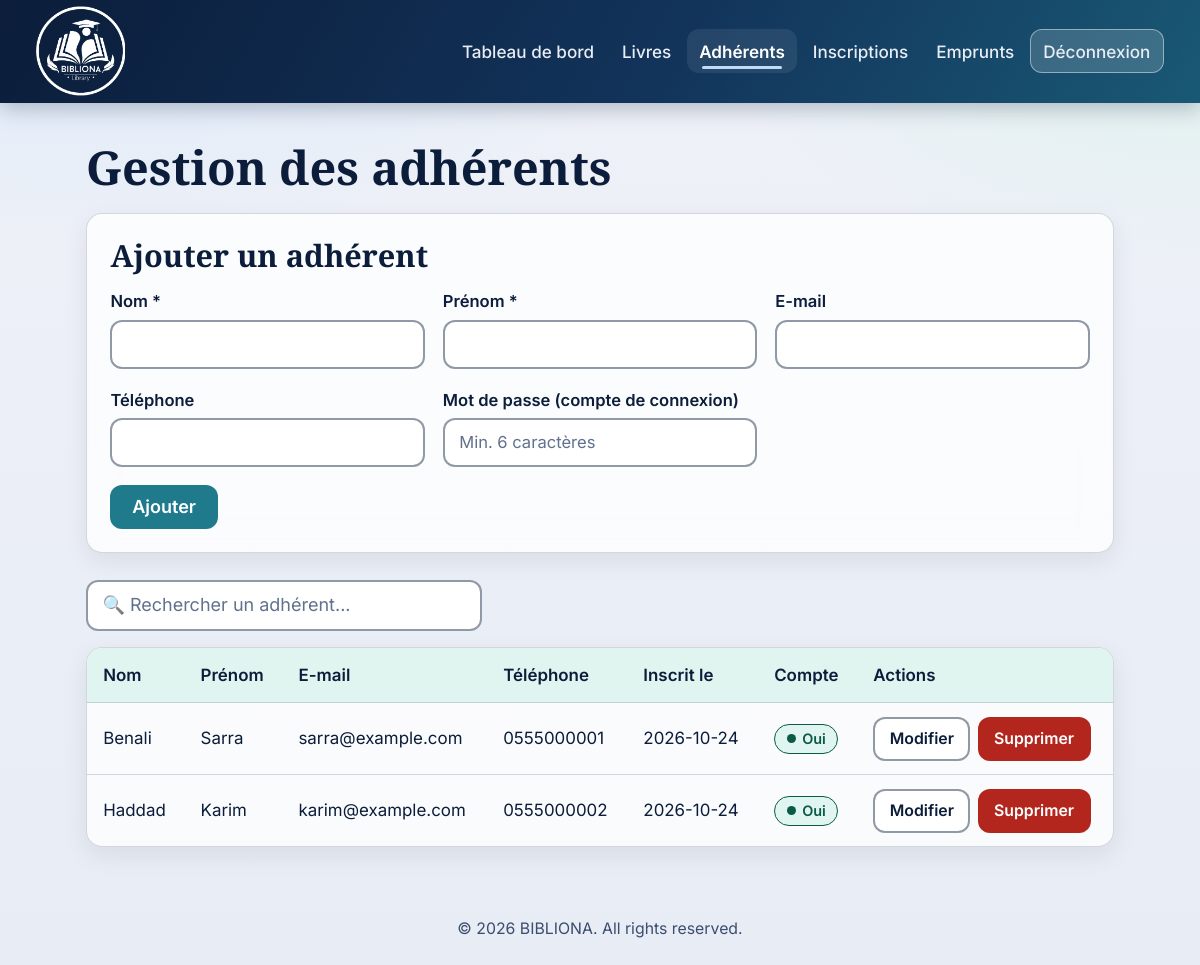
Screenshot of /adherents.php (signed in) with the database file from the repository.
### tables this page shows
CREATE TABLE IF NOT EXISTS adherents (
  id INT AUTO_INCREMENT PRIMARY KEY,
  nom VARCHAR(100) NOT NULL,
  prenom VARCHAR(100) NOT NULL,
  email VARCHAR(150) DEFAULT NULL,
  telephone VARCHAR(30) DEFAULT NULL,
  date_inscription DATE NOT NULL
);

### config.php (called while the page is built, shortened)
<?php
function e($s) { return htmlspecialchars((string)$s, ENT_QUOTES, 'UTF-8'); }

### adherents.php (the view, shortened to what this page needs)
<?php
require 'includes/header.php';
$edit = null;
$adherents = $pdo->query(
    'SELECT a.*, (SELECT COUNT(*) FROM users u WHERE u.adherent_id = a.id) AS has_account
     FROM adherents a ORDER BY a.nom, a.prenom'
)->fetchAll();
?>
<h1>Gestion des adhérents</h1>
<form method="post" class="form">
  <h2><?= $edit ? 'Modifier l\'adhérent' : 'Ajouter un adhérent' ?></h2>
  <div class="grid">
    <label>Nom *<input name="nom" required value="<?= e($edit['nom'] ?? '') ?>"></label>
    <label>Prénom *<input name="prenom" required value="<?= e($edit['prenom'] ?? '') ?>"></label>
    <label>E-mail<input type="email" name="email" value="<?= e($edit['email'] ?? '') ?>"></label>
    <label>Téléphone<input name="telephone" value="<?= e($edit['telephone'] ?? '') ?>"></label>
    <label>Mot de passe (compte de connexion)
      <input type="password" name="mot_de_passe" minlength="6" autocomplete="new-password"
             placeholder="<?= $edit ? 'Laisser vide pour ne pas changer' : 'Min. 6 caractères' ?>">
    </label>
  </div>
  <button class="btn" type="submit"><?= $edit ? 'Enregistrer' : 'Ajouter' ?></button>
</form>
<input type="search" id="search" class="search" placeholder="🔍 Rechercher un adhérent..." data-table="tbl">
<table id="tbl">
  <thead><tr><th>Nom</th><th>Prénom</th><th>E-mail</th><th>Téléphone</th><th>Inscrit le</th><th>Compte</th><th>Actions</th></tr></thead>
  <tbody>
  <?php foreach ($adherents as $a): ?>
    <tr>
      <td><?= e($a['nom']) ?></td>
      <td><?= e($a['prenom']) ?></td>
      <td><?= e($a['email']) ?></td>
      <td><?= e($a['telephone']) ?></td>
      <td><?= e($a['date_inscription']) ?></td>
      <td><span class="badge <?= $a['has_account'] ? 'ok' : 'late' ?>"><?= $a['has_account'] ? 'Oui' : 'Non' ?></span></td>
      <td class="actions">
        <a class="btn small light" href="adherents.php?edit=<?= $a['id'] ?>">Modifier</a>
        <form method="post" class="inline" data-confirm="Supprimer cet adhérent ?">
          <button class="btn small danger">Supprimer</button>
        </form>
      </td>
    </tr>
  <?php endforeach; ?>
  </tbody>
</table>
<?php require 'includes/footer.php'; ?>

### css/style.css (style rules this page uses)
:root { --navy: #0B1D3A; --teal: #1F7A8C; --slate: #4A6FA5; --ice: #BFDBF7; --mint: #E1F5F0; --lavender: #E8ECF4; --bg: #E8ECF4; --bg-grad: radial-gradient(1100px 560px at 8% -10%, #d6e8fb 0%, transparent 60%), radial-gradient(900px 480px at 100% 0%, #dff3ee 0%, transparent 55%), linear-gradient(180deg, #eef1f8 0%, #E8ECF4 100%); --surface: rgba(255, 255, 255, .78); --surface-solid: #ffffff; --surface-alt: #E1F5F0; --text: #0B1D3A; --text-muted: #3A4E6F; --primary: #1F7A8C; --primary-dark: #17606F; --on-primary: #ffffff; --link: #17606F; --blue: #4A6FA5; --danger: #B3261E; --border: rgba(11, 29, 58, .16); --border-strong: rgba(11, 29, 58, .45); --focus: #0B1D3A; --ok-bg: #E1F5F0; --ok-fg: #0A5A44; --run-bg: #DCE8F8; --run-fg: #1B3F73; --late-bg: #FBE3E1; --late-fg: #8A1F18; --th-bg: #E1F5F0; --shadow: 0 8px 24px rgba(11, 29, 58, .08); --shadow-lg: 0 18px 40px rgba(11, 29, 58, .18); --font-head: "Playfair Display", "Lora", Georgia, serif; --font-body: "Inter", "Nunito", system-ui, -apple-system, "Segoe UI", sans-serif; --r-md: 12px; --r-lg: 16px; --target: 44px; }
* { box-sizing: border-box; }
html { font-size: clamp(1rem, .94rem + .3vw, 1.125rem); -webkit-text-size-adjust: 100%; }
body { margin: 0; font-family: var(--font-body); line-height: 1.6; color: var(--text); background: var(--bg); background-image: var(--bg-grad); background-attachment: fixed; overflow-x: hidden; }
h1, h2, h3 { font-family: var(--font-head); line-height: 1.2; color: var(--text); }
h1 { font-size: clamp(1.8rem, 1.3rem + 2.2vw, 2.6rem); margin: 0 0 1rem; }
h2 { font-size: clamp(1.3rem, 1.1rem + 1vw, 1.7rem); margin: 1.6rem 0 .8rem; }
a { color: var(--link); text-underline-offset: 3px; }
.form { padding: 1.3rem; margin-bottom: 1.5rem; border-radius: var(--r-lg); background: var(--surface); border: 1px solid var(--border); box-shadow: var(--shadow); -webkit-backdrop-filter: blur(14px) saturate(1.2); backdrop-filter: blur(14px) saturate(1.2); }
.form h2 { margin-top: 0; }
.grid { display: grid; grid-template-columns: repeat(auto-fit, minmax(13rem, 1fr)); gap: 1rem; margin-bottom: 1rem; }
label { display: flex; flex-direction: column; gap: .3rem; font-size: .92rem; font-weight: 600; }
input, select { min-height: var(--target); padding: .5rem .8rem; border-radius: var(--r-md); border: 2px solid var(--border-strong); background: var(--surface-solid); color: var(--text); font: inherit; font-weight: 400; }
input::placeholder { color: var(--text-muted); opacity: .8; }
.btn { display: inline-flex; align-items: center; justify-content: center; gap: .4rem; min-height: var(--target); min-width: var(--target); padding: .5rem 1.1rem; background: var(--primary); color: var(--on-primary); border: 2px solid transparent; border-radius: var(--r-md); font: inherit; font-weight: 600; line-height: 1.2; text-decoration: none; cursor: pointer; }
.btn.light { background: var(--surface-solid); color: var(--text); border-color: var(--border-strong); }
.btn.danger { background: var(--danger); color: #fff; }
.btn.small { padding: .3rem .8rem; font-size: .88rem; }
.search { width: 100%; max-width: 22rem; margin-bottom: .9rem; }
table { width: 100%; border-collapse: separate; border-spacing: 0; overflow: hidden; background: var(--surface); border: 1px solid var(--border); border-radius: var(--r-lg); box-shadow: var(--shadow); }
th, td { padding: .75rem .9rem; text-align: left; border-bottom: 1px solid var(--border); font-size: .94rem; }
th { background: var(--th-bg); font-weight: 600; white-space: nowrap; }
tr:last-child td { border-bottom: 0; }
.actions { display: flex; gap: .4rem; flex-wrap: wrap; }
form.inline { display: inline; }
.badge { display: inline-flex; align-items: center; gap: .35rem; padding: .15rem .65rem; border-radius: 999px; font-size: .8rem; font-weight: 600; border: 1px solid transparent; }
.badge::before { content: ""; width: .5rem; height: .5rem; flex: none; }
.badge.ok { background: var(--ok-bg); color: var(--ok-fg); border-color: var(--ok-fg); }
.badge.ok::before { border-radius: 50%; background: currentColor; }
.small { font-size: .88rem; }

### rows the page displays
adherents: nom "Benali", prenom "Sarra", email "sarra@example.com", telephone "0555000001", date_inscription "2026-10-24"
adherents: nom "Haddad", prenom "Karim", email "karim@example.com", telephone "0555000002", date_inscription "2026-10-24"

### other values shown
$label "Tableau de bord"
$label "Livres"
$label "Adhérents"
$label "Inscriptions"
$label "Emprunts"
